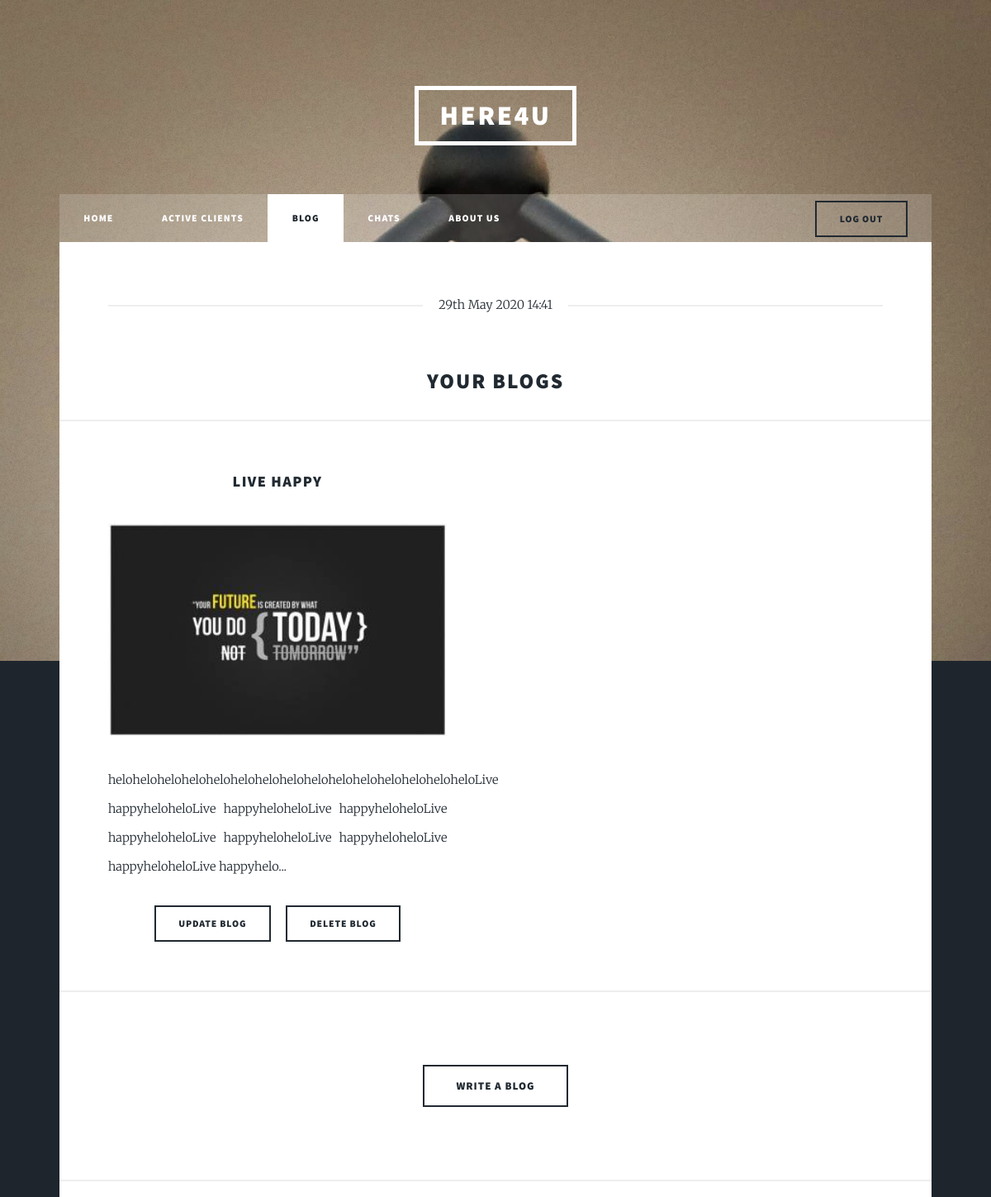
Before: /blog/personal-blogs/ (signed in, upper part) with the older database file.
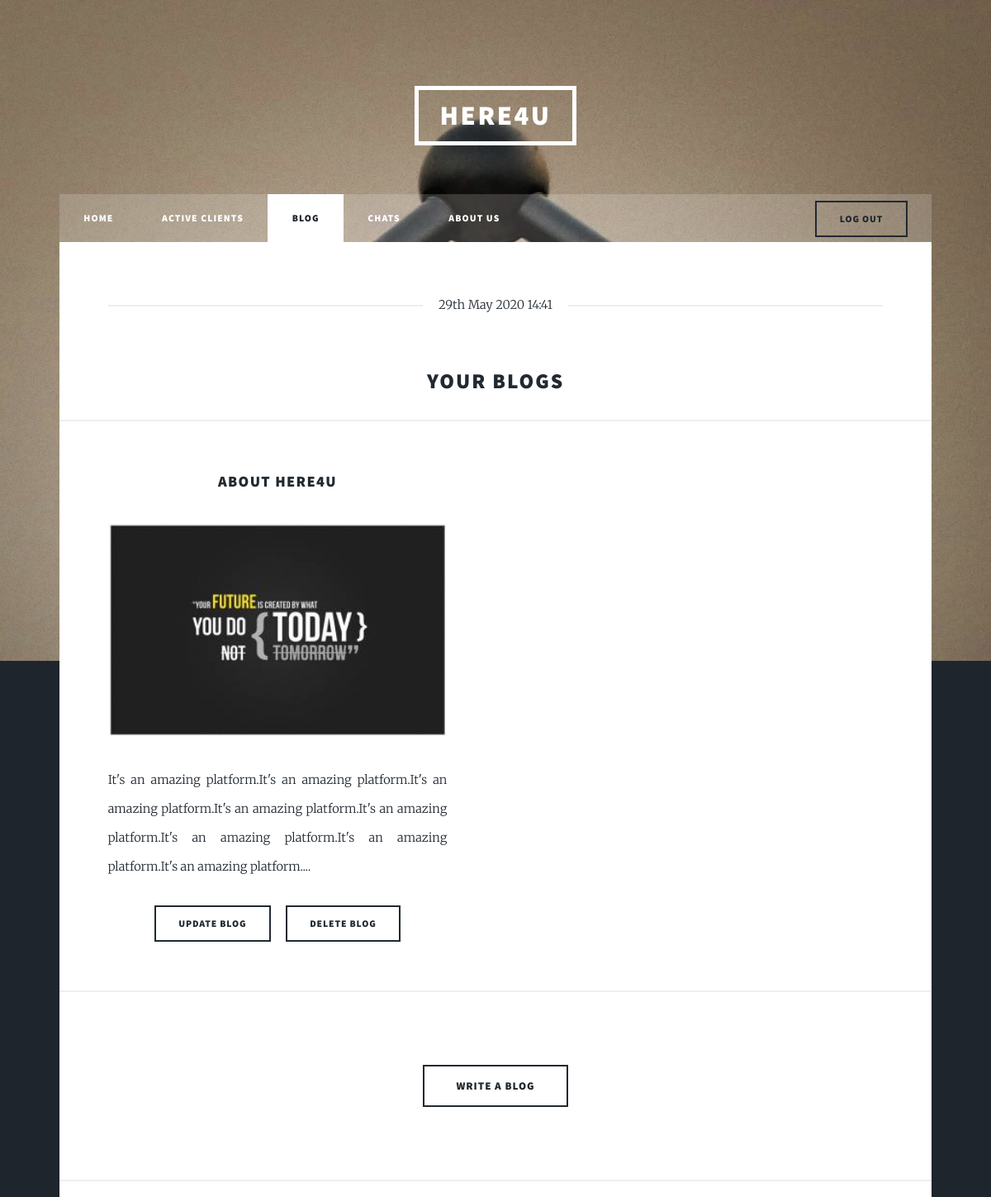
After: the same page with the newer database file.
### client/models.py (models this page shows, shortened)
class Post(models.Model):
    title = models.CharField(max_length=255)
    author = models.ForeignKey(User,on_delete=models.CASCADE)
    time = models.DateTimeField(null = True,auto_now = True)
    body = models.TextField()
    brief = models.TextField(null = True)

### client/views.py (the view)
# urls.py: path('blog/personal-blogs/',views.personalBlogListView,name="personal-blogs"),
@login_required
def personalBlogListView(request):
    user_check = True
    if request.user.is_authenticated:
        coun = Counsellordata.objects.all().filter(User=request.user)
        if coun:
            user_check = False
    all_posts = Post.objects.filter(author=request.user)
    return render(request,'client/blogs-personal.html',{"all_posts":all_posts,"client":user_check})

### client/templates/client/blogs-personal.html (shortened to what this page needs)
{%extends "client/base.html"%}
{%block home_state%}<li >{%endblock%}
{%if client%}}
{%block talk_state%}<li>{%endblock%}
{%block session_state%}<li>{%endblock%}
{%else%}
{%block active_state%}<li>{%endblock%}
{%endif%}
{%block blog_state%}<li class="active">{%endblock%}
{%block message_state%}<li>{%endblock%}
{%block about_state%}<li>{%endblock%}
{%block content%}
    <header class="major">
		<span class="date">{% now "jS F Y H:i" %}</span>
        <h2>Your Blogs</h2>
	</header>
    <section class="posts">
        {%for post in all_posts%}
			<article>
            <header>
            <h3>{{post.title}}</h3>
            </header>
				<a href="#" class="image fit"><img src="../../static/client/images/pic1.jpeg" alt="" /></a>
				<p>{{post.brief}}</p>
				<ul class="actions">
					<li><a href="{% url 'update-blog' post.pk %}" class="button">Update Blog</a></li>
                    <li><a href="{% url 'delete-blog' post.pk %}" class="button">Delete Blog</a></li>
				</ul>
			</article>
        {%endfor%}
	    </section>
        <article class="post featured">
            <ul class="actions">
                <li><a href="{% url 'add_post' %}" class="button big">Write a Blog</a></li>
            </ul>
        </article>
{%endblock%}

Changed rows visible on the page:
removed Post: title "LIVE HAPPY", brief "heloheloheloheloheloheloheloheloheloheloheloheloheloheloheloLive happyheloheloLive happyheloheloLive happyheloheloLive happyheloheloLive happyheloheloLive happyheloheloLive happyheloheloLive happyhelo..."
added Post: title "ABOUT HERE4U", brief "It's an amazing platform.It's an amazing platform.It's an amazing platform.It's an amazing platform.It's an amazing platform.It's an amazing platform.It's an amazing platform.It's an amazing platform...."
